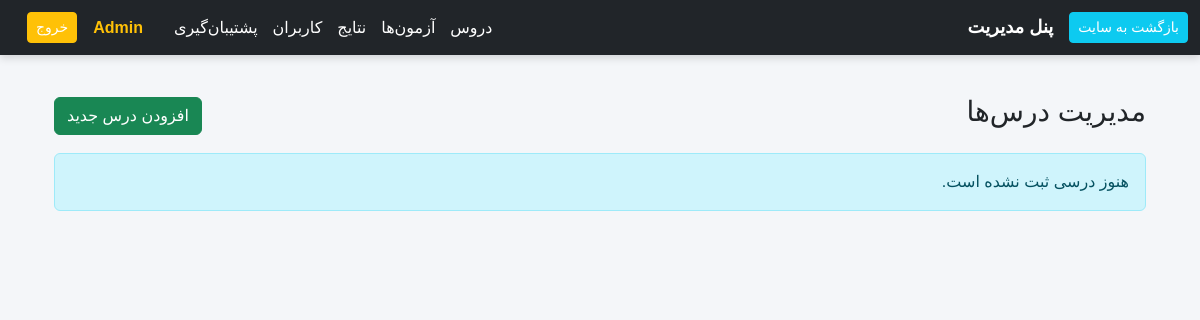
/public/index.php?route=/admin/subjects (signed in), run on an earlier commit of the app's database.
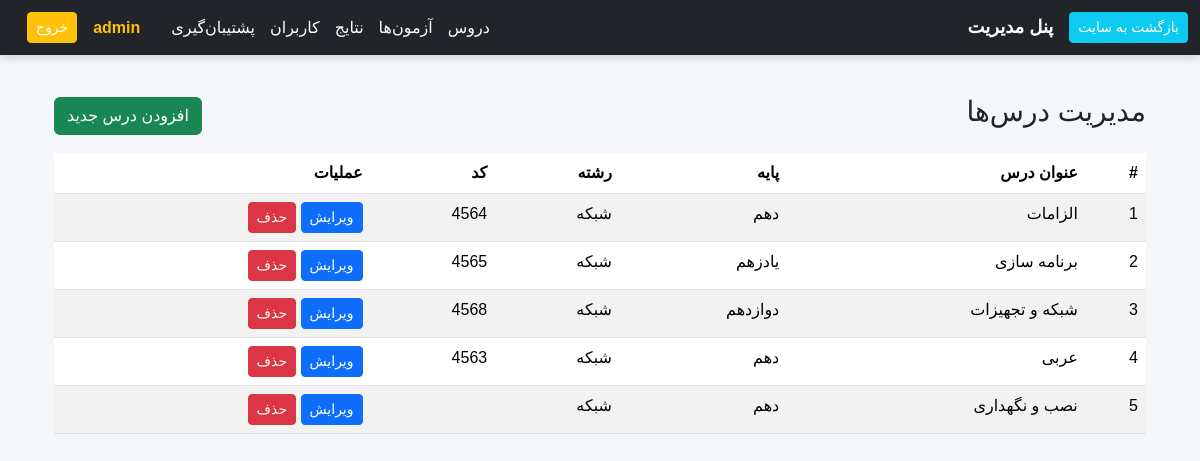
And on a later commit of the database.
### tables this page shows
CREATE TABLE `subjects` (
  `id` bigint unsigned NOT NULL AUTO_INCREMENT,
  `title` varchar(200) NOT NULL,
  `grade` varchar(20) DEFAULT NULL,
  `major` varchar(50) DEFAULT NULL,
  `code` varchar(50) DEFAULT NULL,
  `is_active` tinyint(1) NOT NULL DEFAULT '1',
  `created_at` timestamp NULL DEFAULT CURRENT_TIMESTAMP,
  PRIMARY KEY (`id`)
);

### app/Core/View.php (called while the page is built, shortened)
<?php
class View
{
    public static ?string $forceLayout = null;
    public static function render(string $template, array $data = [], ?string $layout = 'admin')
    {
        $templateFile = __DIR__ . '/../Template/' . $template;
        extract($data);
        require $templateFile;
        $content = ob_get_clean();
        if (self::$forceLayout !== null) {
            $layout = self::$forceLayout;
        }
        $layoutFile = __DIR__ . '/../Template/layouts/' . $layout . '.php';
        require $layoutFile;
        return ob_get_clean();
    }
    public static function baseUrl(string $route = '/')
    {
        $route = ltrim($route, '/');
        $path = $route;
        $extraQuery = '';
        if (strpos($route, '?') !== false) {
            [$path, $extraQuery] = explode('?', $route, 2);
            $path = '/' . ltrim($path, '/');
        } else {
            $path = '/' . $path;
        }
        $scriptName = $_SERVER['SCRIPT_NAME'];
        $basePath = str_replace('/index.php', '', $scriptName);
        $url = $basePath . '/index.php?route=' . $path;
        if ($extraQuery !== '') {
            $url .= '&' . $extraQuery;
        }
        return $url;
    }
}

### app/Action/Admin/Subject/SubjectListAction.php (called while the page is built, shortened)
<?php
class SubjectListAction
{
    public function __invoke()
    {
        $repo     = new SubjectRepository();
        $subjects = $repo->all();
        return View::render('admin/subjects/list.php', [
            'subjects' => $subjects,
        ]);
    }
}

### app/Core/Router.php (called while the page is built, shortened)
<?php
class Router
{
    private array $routes = [
        'GET' => [],
        'POST' => [],
    ];
    private string $rawRoute;
    public function __construct(string $rawRoute)
    {
        $this->rawRoute = $rawRoute;
    }
    public function get(string $path, $handler)
    {
        $this->routes['GET'][$path] = $handler;
    }
    public function post(string $path, $handler)
    {
        $this->routes['POST'][$path] = $handler;
    }
    public function dispatch()
    {
        $method = $_SERVER['REQUEST_METHOD'];
        $uri = parse_url($this->rawRoute, PHP_URL_PATH);
        $query = parse_url($this->rawRoute, PHP_URL_QUERY);
        $handler = $this->routes[$method][$uri];
        if (is_object($handler) && method_exists($handler, '__invoke')) {
            $ref = new \ReflectionMethod($handler, '__invoke');
            return $handler();
        }
        return;
    }
}

### app/Core/Auth.php (called while the page is built, shortened)
<?php
class Auth
{
    public static function user()
    {
        return $_SESSION['user'] ?? null;
    }
    public static function check(): bool
    {
        return isset($_SESSION['user']);
    }
    public static function isAdmin(): bool
    {
        return self::check() && $_SESSION['user']['role'] === 'admin';
    }
}

### app/Core/Database.php (called while the page is built, shortened)
<?php
class Database
{
    private static ?PDO $pdo = null;
    public static function init(array $config): void
    {
        $host    = $config['host'] ?? 'localhost';
        $dbname  = $config['dbname'] ?? 'mostafadb';
        $user    = $config['user'] ?? 'root';
        $pass    = $config['pass'] ?? '4562';
        $charset = $config['charset'] ?? 'utf8mb4';
        $dsn = "mysql:host={$host};dbname={$dbname};charset={$charset}";
        try {
            self::$pdo = new PDO(
                $dsn,
                $user,
                $pass,
                [
                    PDO::ATTR_ERRMODE            => PDO::ERRMODE_EXCEPTION,
                    PDO::ATTR_DEFAULT_FETCH_MODE => PDO::FETCH_ASSOC,
                ]
            );
        } catch (PDOException $e) {
            die("Database connection failed: " . $e->getMessage());
        }
    }
    public static function getConnection(): PDO
    {
        return self::$pdo;
    }
}

### app/Domain/SubjectRepository.php (called while the page is built, shortened)
<?php
class SubjectRepository
{
    private $db;
    public function __construct()
    {
        $this->db = Database::getConnection();
    }
    public function all(): array
    {
        $stmt = $this->db->query("SELECT * FROM subjects WHERE is_active = 1 ORDER BY title");
        return $stmt->fetchAll(PDO::FETCH_ASSOC);
    }
}

### app/Template/admin/subjects/list.php (the view, shortened to what this page needs)
<div class="container mt-4">
    <div class="d-flex justify-content-between align-items-center mb-3">
        <h3>مدیریت درس‌ها</h3>
        <a href="<?= \App\Core\View::baseUrl('/admin/subjects/create') ?>" class="btn btn-success">
            افزودن درس جدید
        </a>
    </div>
    <?php if (empty($subjects)): ?>
        <div class="alert alert-info">هنوز درسی ثبت نشده است.</div>
    <?php else: ?>
        <table class="table table-striped">
            <thead>
                <tr>
                    <th>#</th>
                    <th>عنوان درس</th>
                    <th>پایه</th>
                    <th>رشته</th>
                    <th>کد</th>
                    <th>عملیات</th>
                </tr>
            </thead>
            <tbody>
                <?php foreach ($subjects as $i => $s): ?>
                    <tr>
                        <td><?= $i + 1 ?></td>
                        <td><?= htmlspecialchars($s['title']) ?></td>
                        <td><?= htmlspecialchars($s['grade'] ?? '') ?></td>
                        <td><?= htmlspecialchars($s['major'] ?? '') ?></td>
                        <td><?= htmlspecialchars($s['code'] ?? '') ?></td>
                        <td>
                            <a href="<?= \App\Core\View::baseUrl('/admin/subjects/edit?id=' . (int)$s['id']) ?>"
                                class="btn btn-sm btn-primary">ویرایش</a>
                            <a href="<?= \App\Core\View::baseUrl('/admin/subjects/delete?id=' . (int)$s['id']) ?>"
                                class="btn btn-sm btn-danger" onclick="return confirm('حذف این درس؟');">حذف</a>
                        </td>
                    </tr>
                <?php endforeach; ?>
            </tbody>
        </table>
    <?php endif; ?>
</div>

### app/Template/layouts/admin.php (shortened to what this page needs)
<?php
$u = Auth::user();
?>
<!DOCTYPE html>
<html lang="fa" dir="rtl">
<head>
    <link href="https://cdn.jsdelivr.net/npm/bootstrap@5.3.2/dist/css/bootstrap.rtl.min.css" rel="stylesheet">
    <link href="https://cdn.jsdelivr.net/npm/bootstrap-icons@1.11.1/font/bootstrap-icons.css" rel="stylesheet">
    <link href="https://cdn.jsdelivr.net/npm/vazirmatn@33.0.2/Vazirmatn-font-face.css" rel="stylesheet">
</head>
<body>
    <div class="top-menu d-flex justify-content-between align-items-center text-white">
        <div class="d-flex align-items-center">
            <a href="<?= View::baseUrl('/admin/dashboard') ?>" class="btn btn-sm btn-info me-3">بازگشت به سایت</a>
            <strong style="font-size: 18px;">پنل مدیریت</strong>
        </div>
        <div class="d-flex align-items-center">
            <a href="<?= View::baseUrl('/admin/subjects') ?>">دروس</a>
            <a href="<?= View::baseUrl('/admin/quizzes') ?>">آزمون‌ها</a>
            <a href="<?= View::baseUrl('/admin/results') ?>">نتایج</a>
            <a href="<?= View::baseUrl('/admin/users') ?>">کاربران</a>
            <a href="<?= View::baseUrl('/admin/backup') ?>">پشتیبان‌گیری</a>
            <span class="ms-3 text-warning fw-bold">
                <?= htmlspecialchars($u['name'] ?? '') ?>
            </span>
            <a href="<?= View::baseUrl('/logout') ?>" class="btn btn-sm btn-warning ms-3">خروج</a>
        </div>
    </div>
    <div class="container admin-content">
        <?= $content ?>
    </div>
</body>
</html>

### public/index.php (shortened to what this page needs)
<?php
spl_autoload_register(function ($class) {
    $prefix = 'App\\';
    $baseDir = __DIR__ . '/../app/';
    $len = strlen($prefix);
    $relativeClass = substr($class, $len);
    $file = $baseDir . str_replace('\\', '/', $relativeClass) . '.php';
});
$raw = $_GET['route'] ?? '/';
$routeForRouter = $raw;
$router = new Router($routeForRouter);
$response = $router->dispatch();
if (is_string($response)) {
    echo $response;
}

### app/Template/layouts/admin.php (style rules this page uses)
body, h1, h2, h3, h4, h5, h6, p, div, span, a, button, input { font-family: 'Vazirmatn', sans-serif !important; }
body { background: #f4f6f9; }
.top-menu { background: #212529; padding: 12px; box-shadow: 0 3px 8px rgba(0, 0, 0, .15); position: sticky; top: 0; z-index: 1000; }
.top-menu a { color: #fff !important; margin-left: 15px; font-weight: 500; text-decoration: none; }
.admin-content { margin-top: 40px; }

What changed in the data, as far as the page shows it:
added subjects: title "الزامات", grade "دهم", major "شبکه", code "4564"
added subjects: title "برنامه سازی", grade "یادزهم", major "شبکه", code "4565"
added subjects: title "شبکه و تجهیزات", grade "دوازدهم", major "شبکه", code "4568"
added subjects: title "عربی", grade "دهم", major "شبکه", code "4563"
added subjects: title "نصب و نگهداری", grade "دهم", major "شبکه"
Also different on the page:
$u['name']: "Admin" → "admin"
text no longer shown: "هنوز درسی ثبت نشده است."
text now shown: "# عنوان درس پایه رشته کد عملیات"
